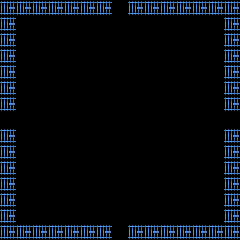

A level layout from a 2D game, rendered from its tile map. Below: a short description, then the map file with its tile-grid data intact:
An orthogonal 15x15 tile map with 16x16 px tiles, 1 tile layer (Collision), 2 hidden layers not drawn and 5 objects (4x exit, player_start).

<map version="1.0" tiledversion="1.0.2" orientation="orthogonal" renderorder="right-down" width="15" height="15" tilewidth="16" tileheight="16" nextobjectid="15">
 <tileset firstgid="1" name="tileset" tilewidth="16" tileheight="16" tilecount="1036" columns="37">
  <image source="tileset.png" width="592" height="448" />
 </tileset>
 <layer name="Collision" width="15" height="15">
  <properties>
   <property name="tileset" value="tileset" />
  </properties>
  <data encoding="csv">
7,7,7,7,7,7,7,0,7,7,7,7,7,7,7,
7,0,0,0,0,0,0,0,0,0,0,0,0,0,7,
7,0,0,0,0,0,0,0,0,0,0,0,0,0,7,
7,0,0,0,0,0,0,0,0,0,0,0,0,0,7,
7,0,0,0,0,0,0,0,0,0,0,0,0,0,7,
7,0,0,0,0,0,0,0,0,0,0,0,0,0,7,
7,0,0,0,0,0,0,0,0,0,0,0,0,0,7,
0,0,0,0,0,0,0,0,0,0,0,0,0,0,0,
7,0,0,0,0,0,0,0,0,0,0,0,0,0,7,
7,0,0,0,0,0,0,0,0,0,0,0,0,0,7,
7,0,0,0,0,0,0,0,0,0,0,0,0,0,7,
7,0,0,0,0,0,0,0,0,0,0,0,0,0,7,
7,0,0,0,0,0,0,0,0,0,0,0,0,0,7,
7,0,0,0,0,0,0,0,0,0,0,0,0,0,7,
7,7,7,7,7,7,7,0,7,7,7,7,7,7,7
</data>
 </layer>
 <layer name="Background" width="15" height="15" visible="0">
  <properties>
   <property name="layer" value="background" />
   <property name="nocollide" value="true" />
   <property name="tileset" value="tileset" />
  </properties>
  <data encoding="csv">
964,964,964,964,964,964,964,964,964,964,964,964,964,964,964,
964,964,964,964,964,964,964,964,964,964,964,964,964,964,964,
964,964,964,964,964,964,964,964,964,964,964,964,964,964,964,
964,964,964,964,964,964,964,964,964,964,964,964,964,964,964,
964,964,964,964,964,964,964,964,964,964,964,964,964,964,964,
964,964,964,964,964,964,964,964,964,964,964,964,964,964,964,
964,964,964,964,964,964,964,964,964,964,964,964,964,964,964,
964,964,964,964,964,964,964,964,964,964,964,964,964,964,964,
964,964,964,964,964,964,964,964,964,964,964,964,964,964,964,
964,964,964,964,964,964,964,964,964,964,964,964,964,964,964,
964,964,964,964,964,964,964,964,964,964,964,964,964,964,964,
964,964,964,964,964,964,964,964,964,964,964,964,964,964,964,
964,964,964,964,964,964,964,964,964,964,964,964,964,964,964,
964,964,964,964,964,964,964,964,964,964,964,964,964,964,964,
964,964,964,964,964,964,964,964,964,964,964,964,964,964,964
</data>
 </layer>
 <layer name="Foreground" width="15" height="15" visible="0">
  <properties>
   <property name="layer" value="foreground" />
   <property name="nocollide" value="true" />
   <property name="tileset" value="tileset" />
  </properties>
  <data encoding="csv">
540,541,541,541,541,541,541,576,541,541,541,541,541,541,542,
577,0,0,0,0,0,0,0,0,0,0,0,0,0,579,
577,0,0,0,0,0,0,0,0,0,0,0,0,0,579,
577,0,0,0,0,0,0,0,0,0,0,0,0,0,579,
577,0,0,0,0,0,0,0,0,0,0,0,0,0,579,
577,0,0,0,0,0,0,0,0,0,0,0,0,0,579,
577,0,0,0,0,0,0,0,0,0,0,0,0,0,579,
0,0,0,0,0,0,0,0,0,0,0,0,0,0,0,
577,0,0,0,0,0,0,0,0,0,0,0,0,0,579,
577,0,0,0,0,0,0,0,0,0,0,0,0,0,579,
577,0,0,0,0,0,0,0,0,0,0,0,0,0,579,
577,0,0,0,0,0,0,0,0,0,0,0,0,0,579,
577,0,0,0,0,0,0,0,0,0,0,0,0,0,579,
577,0,0,0,0,0,0,0,0,0,0,0,0,0,579,
614,615,615,615,615,615,615,576,615,615,615,615,615,615,616
</data>
 </layer>
 <objectgroup name="Objects" visible="0">
  <properties>
   <property name="tileset" value="tileset" />
  </properties>
  <object id="14" name="Exit_West" type="exit" x="0" y="120" />
  <object id="10" name="Exit_South" type="exit" x="120" y="240" />
  <object id="13" name="Exit_East" type="exit" x="240" y="120" />
  <object id="12" name="Exit_North" type="exit" x="120" y="0" />
  <object id="11" name="Start" type="player_start" x="120" y="120" />
 </objectgroup>
</map>